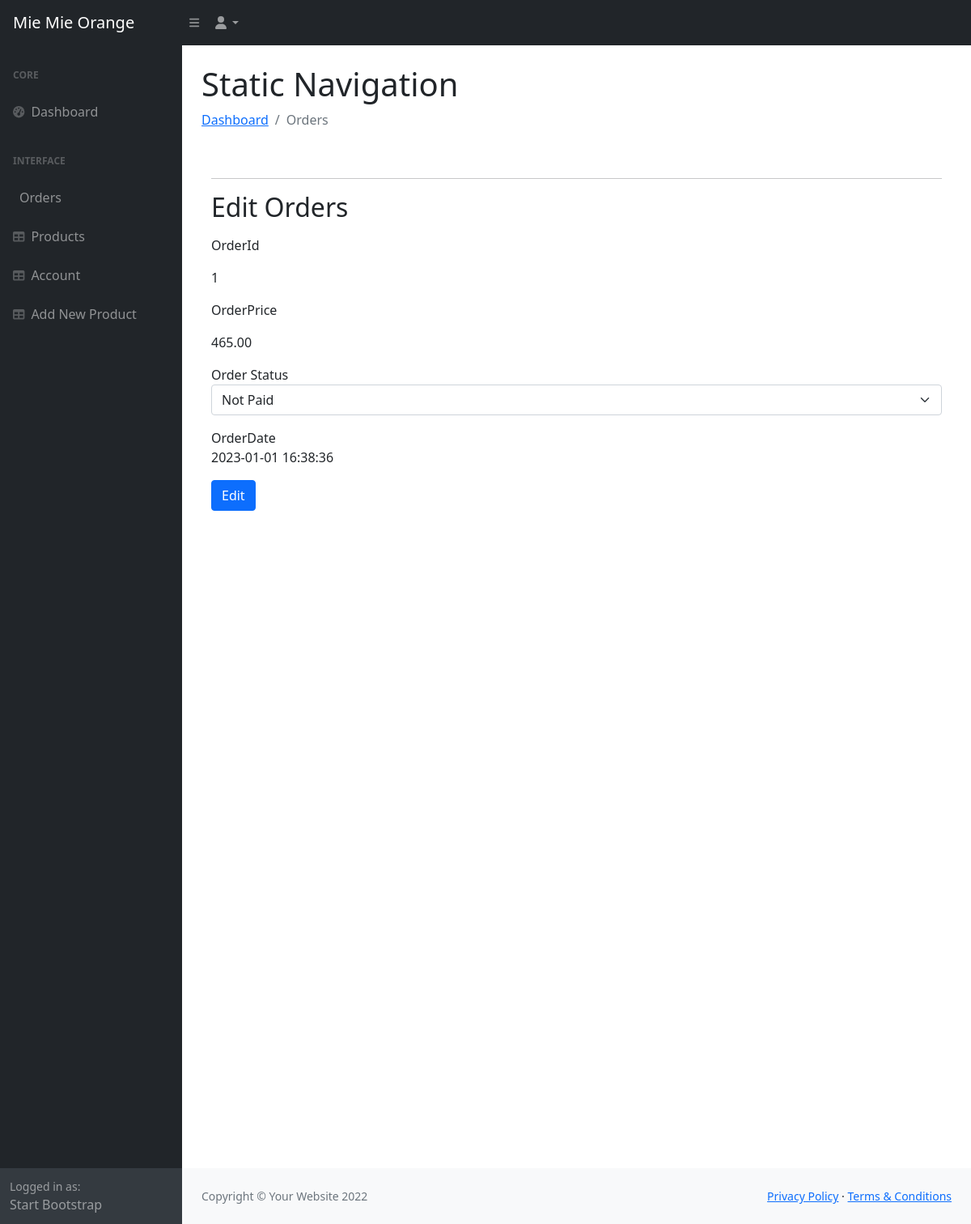
/admin/edit_order.php?order_id=1 (signed in), run on the app's committed database.
### tables this page shows
CREATE TABLE `orders` (
  `order_id` int(11) NOT NULL,
  `order_cost` decimal(6,2) NOT NULL,
  `order_status` varchar(100) NOT NULL DEFAULT 'on_hold',
  `user_id` int(11) NOT NULL,
  `user_phone` int(11) NOT NULL,
  `user_city` varchar(255) NOT NULL,
  `user_address` varchar(255) NOT NULL,
  `order_date` datetime NOT NULL DEFAULT current_timestamp()
);

### admin/edit_order.php (the view, shortened to what this page needs)
<?php include('header.php'); ?>
   <?php
        if(isset($_GET['order_id'])){
                $order_id = $_GET['order_id'];
                $stmt = $conn->prepare("SELECT * FROM orders WHERE order_id=?");
                $stmt->bind_param('i', $order_id);
                $stmt->execute();
                $order = $stmt->get_result();
            }else if(isset($_POST['edit_order'])){
                    $order_status=$_POST['order_status'];
                    $order_id=$_POST['order_id'];
                    $stmt = $conn->prepare("UPDATE orders SET order_status=? WHERE order_id=?");
                    $stmt->bind_param('si',$order_status, $order_id);
                    if($stmt->execute()) {
                    header('location: index.php?order_updated=Product has been updated successfully');
                    }else{
                    header('location: product.php?order_failed=Error occured, try again');
                    }
                }else{
                    header('index.php');
                    exit;
                }
    ?>
        <div id="layoutSidenav">
            <div id="layoutSidenav_nav">
                <nav class="sb-sidenav accordion sb-sidenav-dark" id="sidenavAccordion">
                    <div class="sb-sidenav-menu">
                        <div class="nav">
                            <div class="sb-sidenav-menu-heading">Core</div>
                            <a class="nav-link" href="index.php">
                                <div class="sb-nav-link-icon"><i class="fas fa-tachometer-alt"></i></div>
                                Dashboard
                            </a>
                            <div class="sb-sidenav-menu-heading">Interface</div>
                            <a class="nav-link" href="order.php">
                                Orders
                            </a>
                            <a class="nav-link" href="product.php">
                                <div class="sb-nav-link-icon"><i class="fas fa-table"></i></div>
                                Products
                            </a>
                            <a class="nav-link" href="account.php">
                                <div class="sb-nav-link-icon"><i class="fas fa-table"></i></div>
                                Account
                            </a>
                            <a class="nav-link" href="add_product.php">
                                <div class="sb-nav-link-icon"><i class="fas fa-table"></i></div>
                                Add New Product
                            </a>
                        </div>
                    </div>
                    <div class="sb-sidenav-footer">
                        <div class="small">Logged in as:</div>
                        Start Bootstrap
                    </div>
                </nav>
            </div>
            <div id="layoutSidenav_content">
                <main>
                    <div class="container-fluid px-4">
                        <h1 class="mt-4">Static Navigation</h1>
                        <ol class="breadcrumb mb-4">
                            <li class="breadcrumb-item"><a href="index.php">Dashboard</a></li>
                            <li class="breadcrumb-item active">Orders </li>
                        </ol>
        <section class="my-2 py-1">
            <div class="container text-left mt-2 pt-2">
            <hr class="mx-auto">
                <h2 class="form-weight-bold">Edit Orders</h2>
            </div>
            <div class="mx-auto container">
                <form id="edit-form" method="POST" action="edit_order.php">
                    <?php foreach ($order as $r) { ?>
                    <div class="form-group my-3">
                     <label>OrderId</label>
                        <p class="my-3"><?php echo $r['order_id']; ?></p>
                    </div>
                    <div class="form-group mt-3">
                        <label>OrderPrice</label>
                        <p class="my-3"><?php echo $r['order_cost']; ?></p>
                    </div>
                    <div class="form-group my-3">
                        <label>Order Status</label>
                        <select class="form-select" required name="order_status">
                            <option value="not paid" <?php if($r['order_status']=='not paid'){echo "selected";} ?>> Not Paid</option>
                        </select>
                    </div>
                    <div class="form-group my-3">
                        <label>OrderDate</label>
                        <p class="m3-4"><?php echo $r['order_date']; ?></p>
                    </div>
                    <div class="from-group mt-3">
                        <input type="submit" class="btn btn-primary" id="edit-btn" name="edit_order" value="Edit"/>
                    </div>
                    <?php } ?>
                </form>
            </div>
        </section>
                        <div style="height: 100vh"></div>
                    </div>
                </main>
                <footer class="py-4 bg-light mt-auto">
                    <div class="container-fluid px-4">
                        <div class="d-flex align-items-center justify-content-between small">
                            <div class="text-muted">Copyright &copy; Your Website 2022</div>
                            <div>
                                <a href="#">Privacy Policy</a>
                                &middot;
                                <a href="#">Terms &amp; Conditions</a>
                            </div>
                        </div>
                    </div>
                </footer>
            </div>
        </div>
    </body>
</html>

### data on the page
orders: order_id "1", order_cost "465.00", order_status "Not Paid", order_date "2023-01-01 16:38:36"
